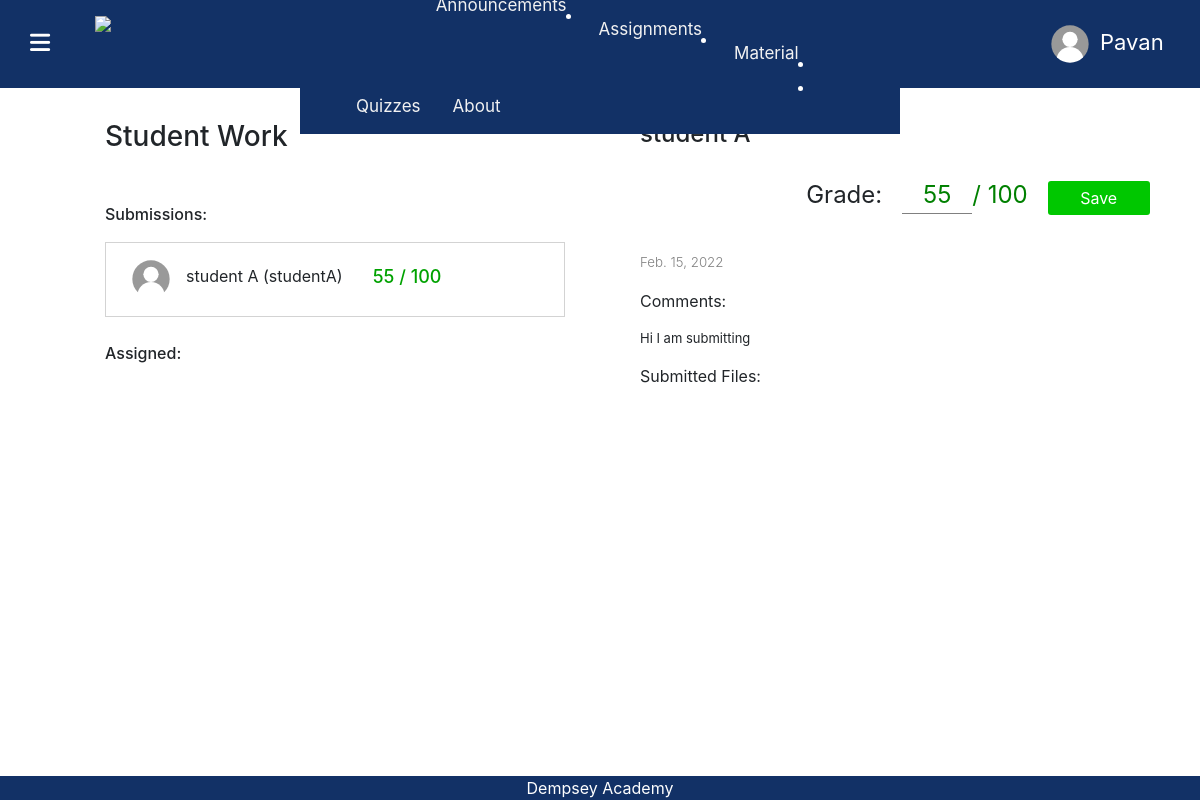
/ViewClassroom/20D83DCD/assignments/viewAssignment/5 (signed in), run on the app's committed database.
### educationPortal/models.py (models this page shows)
class User(AbstractUser):
    userType = models.CharField(max_length=20, default="student")
    profile_pic = models.ImageField(
        null=True, blank=True, default="blankUserIcon.svg")

class Submission(models.Model):
    resubmitted = models.BooleanField(default=False)
    grade = models.IntegerField(default=-1)
    files = models.ManyToManyField(FileModel, blank=True)
    description = models.CharField(max_length=1000, default="")
    user = models.ForeignKey(
        User, null=True, related_name="submitter", on_delete=models.CASCADE)
    date = models.DateField(null=True)

### educationPortal/views.py (the view)
# urls.py: path("ViewClassroom/<str:code>/assignments/viewAssignment/<int:id>",
def viewAssignment(request, code, id):
    classroom = Classroom.objects.get(code=code)
    assignment = Assignment.objects.get(id=id)
    submission = None
    if(assignment.submissions.filter(user=request.user).exists()):  # for student
        submission = assignment.submissions.get(user=request.user)
    allSubmissions = assignment.submissions.all()  # all submissions
    allUserNamesSubmitted = assignment.submissions.values(
        'user__username')  # all usersnames who have submitted
    non_submitters = classroom.students.exclude(
        username__in=allUserNamesSubmitted)  # students who haven't submitted
    return render(request, "educationPortal/viewAssignment.html", {
        "class": classroom,
        "assignment": assignment,
        "submission": submission,  # one student submission (for student)
        "allSubmissions": allSubmissions,  # for teacher
        "non_submitters": non_submitters,  # for teacher
        "overdue": datetime.now().replace(tzinfo=None) > (assignment.duedate).replace(tzinfo=None)
    })

### educationPortal/templates/educationPortal/viewAssignment.html (shortened to what this page needs)
{% load static %}
<!DOCTYPE html>
<html lang="en">
<head>
    <link rel="stylesheet" href="https://stackpath.bootstrapcdn.com/bootstrap/4.4.1/css/bootstrap.min.css"
>
    <link href="{% static 'educationPortal/styles.css' %}" rel="stylesheet">
    <link href="{% static 'educationPortal/ClassView.css' %}" rel="stylesheet">
    <link href="{% static 'educationPortal/conversations.css' %}" rel="stylesheet">
    <link href="{% static 'educationPortal/assignments.css' %}" rel="stylesheet">
    <link href="{% static 'educationPortal/viewAssignment.css' %}" rel="stylesheet">
    <link rel="stylesheet" href="https://unpkg.com/purecss@1.0.0/build/pure-min.css">
</head>
<body>
    <header class="mainHeader">
        <div style="display: flex; align-items: center;">
            <div id="menuBars">
                <i class="fas fa-bars menuBars"></i>
            </div>
                        <img src="{% static 'educationPortal/Icons/Logo.svg' %}" style="height: 7vh; margin-right: 20px; color: orange; margin-left: 20px;"
                            class="logo">
        </div>
        <div class="headerItems">
            <button class="profileButton" onclick="profilePopUp()">
                {% if user.profile_pic %}
                <img src="{{user.profile_pic.url}}" width="40px" height="40px" style="border-radius: 50%;">
                {% else %}
                <img src="/images/blankUserIcon.svg" width="40px" height="40px" style="border-radius: 50%;">
                {% endif %}
                <p class="profileButtonText">{{user.first_name}}</p>
            </button>
        </div>
        <div class="pure-menu">
            <ul class="pure-menu-list">
                <li class="pure-menu-item">
                    <a href="{% url 'index' %}" class="pure-menu-link">
                    </a>
                </li>
                <li class="pure-menu-item">
                    <a href="{% url 'ViewClassroom' class.code %}" class="pure-menu-link">
                    </a>
                </li>
                <li class="pure-menu-item">
                    <a href="{% url 'assignments' class.code %}" class="pure-menu-link">
                        Assignments
                    </a>
                </li>
                <li class="pure-menu-item">
                    <a href="{% url 'materials' class.code %}" class="pure-menu-link">
                        Material
                    </a>
                </li>
                <li class="pure-menu-item">
                    <a href="{% url 'quizzes' class.code %}" class="pure-menu-link">
                        Quizzes
                    </a>
                </li>
                <li class="pure-menu-item">
                    <a href="https://dempseyacademy.com/" target="_blank" class="pure-menu-link">
                        About
                    </a>
                </li>
            </ul>
        </div>
    </header>
    <div class="bottom-menu">
        <span class="pure-menu-heading" style="color: white;">
            Dempsey Academy
        </span>
    </div>
    <br>
    <br>
    <br>
    <div class="container">
        <div class="row">
            <div class="col">
                {% if user.userType == "Student" %}
                <div class="AssignmentInfo">
                    <table>
                        <tr>
                            <td>
                                <i class="far fa-file-alt {{class.theme}}"
                                    style="color: white; font-size: x-large; transform: scale(1.2); padding: 10px; padding-left: 13px; padding-right: 13px; border-radius: 50%;"></i>
                            </td>
                            <td>
                                <h2 style="color: rgb(72, 72, 72); font-weight: 500; padding-left: 20px; padding-top: 5px;">
                                    {{assignment.title}}</h2>
                            </td>
                        </tr>
                        <tr>
                            <td>
                            </td>
                            <td>
                                {% if not overdue %}
                                    <h6 style="padding-left: 20px; font-weight: 400;">Due: {{assignment.duedate}}</h6>
                                {% else %}
                                    <h6 style="padding-left: 20px; font-weight: 400; color: rgb(196, 2, 2);">Due: {{assignment.duedate}}</h6>
                                {% endif %}
                            </td>
                        </tr>
                        <tr>
                            <td>
                            </td>
                            <td>
                                <hr style="width: 100%; margin-left: 20px;">
                                <div style="padding-left: 20px; padding-top: 2vh; font-size: smaller; margin:0px">
                                    {{assignment.description | safe}}
                                </div>
                                <hr style="width: 100%; margin: 0px;  margin-left: 20px;">
                            </td>
                        </tr>
                    </table>
                    <br>
                    <h6 style="color: rgb(66, 66, 66);">Attachment Files:</h6>
                    <div style="display: flex; flex-direction: column; max-height: 30vh; overflow-y: auto; width: 100%; overflow-x: hidden;">
                        {% for file in assignment.givenFiles.all %}
                        <a href="{{file.file.url}}" download style="text-decoration: none; color: rgb(88, 88, 88); background-color: rgb(233, 233, 233);" class="fileLink">
                            <div>
                                <i class="fas fa-file" style="color: gray; padding-right:10px; padding-top: 15px;"></i>
                                <div>{{file.name}}</div>
                            </div>
                        </a>
                        {% endfor %}
                    </div>
                    {% if assignment.givenFiles.count > 0 %}
                    <button class="submitBtn" onclick="downloadAll()"> Download All Files </button>
                    {% endif %}
                    <br>
                    <br>
                </div>
                {% else %}
                <h3 style="padding-left: 5vw; padding-top: 6vh; margin-bottom: 0; padding-bottom: 0;">Student Work</h3>
                <div class="Submissions">
                    <div style="display: flex; flex-direction: column;">
                        <p style="font-weight: 500;">Submissions:</p>
                        {% for s in allSubmissions %}
                            <div class="submissionItem" onclick="toggleHiddenSubmission('{{s.user.username}}', this)">
                                {% if s.user.profile_pic %}
                                    <img src="{{s.user.profile_pic.url}}" width="40px" height="40px" style="border-radius: 50%;">
                                {% else %}
                                    <img src="/images/blankUserIcon.svg" width="40px" height="40px" style="border-radius: 50%;">
                                {% endif %}
                                <p style="padding-left: 15px; padding-top: 10px;">{{s.user.first_name}} {{s.user.last_name}} ({{s.user.username}})</p>
                                {% if s.grade > 0 %}
                                <p class="currentGradeTextList">{{s.grade}} / 100</p>
                                {% else %}
                                <p class="currentGradeTextList"> __ / 100</p>
                                {% endif %}
                            </div>
                        {% endfor %}
                        <br>
                        <p style="font-weight: 500;">Assigned:</p>
                    </div>
                </div>
                {% endif %}
            </div>
            <div class="col">
                {% if user.userType == "Student" %}
                <div class="studentSubmissionInfo" >
                    <div class="yourWork">
                        <h4 style="font-weight: 400;">Your Work</h4>
                        {% if submission %}
                            <br>
                            <div style="display: flex; transform: scale(1.3);">
                                <i class="fas fa-check-circle" style="font-size: x-large; padding-right: 15px; padding-top: 3px; color: rgb(0, 191, 0);"></i>
                                {% if submission.resubmitted %}
                                    <p style="font-weight: 400; font-size: large;">Re-Submitted</p>
                                {% else %}
                                    <p style="font-weight: 400; font-size: large;">Submitted</p>
                                {% endif %}
                            </div>
                            <br>
                            <div style="display: flex; align-items: center;">
                                <p style="font-size: large; margin-right: 15px;">Your Score: </p>
                                {% if submission.grade >= 0 %}
                                    <p style='font-weight: 600; font-size: larger;'>{{submission.grade}} / 100</p>
                                {% else %}
                                    <p style='font-weight: 600; font-size: larger;'>- / 100</p>
                                {% endif %}
                            </div>
                            <h6 style="border-top: 0.5px solid lightgray; padding-top: 15px;">Resubmit Entire Assignment:</h6>
                            <form style="min-height: 40vh; display: flex; flex-direction: column; width: 80%;" method="POST"
                                action="{% url 'submitAssignment' class.code assignment.id %}" enctype="multipart/form-data">
                                {% csrf_token %}
                                <label for="files" class="custom-file-upload">
                                    <div
                                        style="display: flex; padding: 10px; border-radius: 3px ;padding-left: 15px; padding-right: 15px; border: 0.5px solid lightgray;">
                                        <i class="fas fa-file" style="color: gray; font-size: x-large;"></i>
                                        <p style="color: gray; padding-bottom: 0; margin-bottom: 0; padding-left: 5px;">Add Files</p>
                                    </div>
                                </label>
                                <ul id="fileList">
                                </ul>
                                <input type="file" id="files" name="files" multiple hidden onchange="displayFiles()">
                                <textarea placeholder="Any comments"
                                    style="height: 20vh; font-size: small; border: 0.5px solid lightgray; border-radius: 5px;"
                                    name="description"></textarea>
                                <input type="submit" class="submitBtn assignmentSubmit" style="width: 100%;" value="Re-Submit">
                            </form>
                        {% else %}
                            <form style="min-height: 40vh; display: flex; flex-direction: column; width: 80%;" method="POST" action="{% url 'submitAssignment' class.code assignment.id %}" enctype="multipart/form-data">
                                {% csrf_token %}
                                <label for="files" class="custom-file-upload">
                                    <div
                                        style="display: flex; padding: 10px; border-radius: 3px ;padding-left: 15px; padding-right: 15px; border: 0.5px solid lightgray;">
                                        <i class="fas fa-file" style="color: gray; font-size: x-large;"></i>
                                        <p style="color: gray; padding-bottom: 0; margin-bottom: 0; padding-left: 5px;">Add Files</p>
                                    </div>
                                </label>
                                <ul id="fileList" >
                                </ul>
                                <input type="file" id="files" name="files" multiple hidden onchange="displayFiles()">
                                <textarea placeholder="Any comments" style="height: 20vh; font-size: small; border: 0.5px solid lightgray; border-radius: 5px;" name="description"></textarea>
                                <input type="submit" class="submitBtn assignmentSubmit" style="width: 100%;" value="Submit">
                            </form>
                        {% endif %}
                    </div>
                </div>
                {% else %}
                <div class="submissionInfo">
                    {% for s in allSubmissions %}
                        {% if forloop.counter0 == 0 %}
                            <div style="width: 100%; display: flex; flex-direction: column;" id="{{s.user.username}}" class="studentSubmissionInfoItem">
                                <h4>{{s.user.first_name}} {{s.user.last_name}}</h4>
                        {% else %}
                            <div style="width: 100%; display: flex; flex-direction: column;" id="{{s.user.username}}" hidden class="studentSubmissionInfoItem">
                                <h4>{{s.user.first_name}} {{s.user.last_name}}</h4>
                        {% endif %}
                            <form style="display: flex; justify-content: flex-end; align-items: center;" method="POST" action="{% url 'gradeAssignment' class.code assignment.id s.id  %}">
                                <p style="font-size: x-large; padding-right: 20px; padding-top: 20px;">Grade:</p>
                                {% if s.grade >= 0 %}
                                    <input type="number" class="gradeInput"
                                        max="100" min="0" name="grade" value="{{s.grade}}">
                                {% else %}
                                    <input type="number" class="gradeInput"
                                        max="100" min="0" name="grade" value="-">
                                {% endif %}
                                <p style="color: green; font-size: x-large; padding-top:20px;"> / 100</p>
                                <input type="submit" style="width: 20%; margin-left: 20px;" class="submitBtn" value="Save">
                            </form>
                            <br>
                            <p style="font-weight: 300; color: gray; font-size: smaller;">{{s.date}}</p>
                            <p>Comments:</p>
                            <p style="font-size: small; max-width: 90vw;">{{s.description}}</p>
                            <p>Submitted Files:</p>
                            <div
                                class="fileDiv">
                            </div>
                        </div>
                    {% endfor %}
                </div>
                {% endif %}
            </div>
        </div>
    </div>
</body>
</html>

### data on the page
User: first_name "Pavan"
Submission: user.first_name "student", user.last_name "A", user.username "studentA", grade "55", date "Feb. 15, 2022", description "Hi I am submitting"
